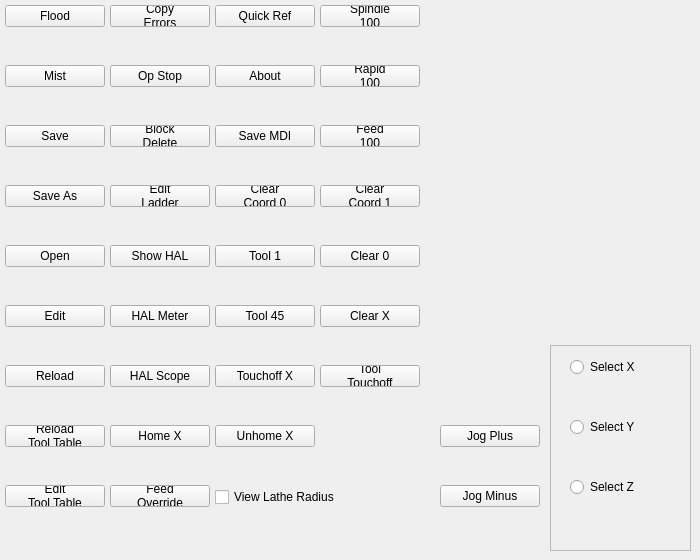
          <widget class="QWidget" name="tab_17">
           <attribute name="title">
            <string>Buttons</string>
           </attribute>
           <widget class="QPushButton" name="flood_pb">
            <property name="geometry">
             <rect>
              <x>5</x>
              <y>5</y>
              <width>100</width>
              <height>22</height>
             </rect>
            </property>
            <property name="minimumSize">
             <size>
              <width>100</width>
              <height>0</height>
             </size>
            </property>
            <property name="text">
             <string>Flood</string>
            </property>
            <property name="checkable">
             <bool>true</bool>
            </property>
           </widget>
           <widget class="QPushButton" name="mist_pb">
            <property name="geometry">
             <rect>
              <x>5</x>
              <y>65</y>
              <width>100</width>
              <height>22</height>
             </rect>
            </property>
            <property name="minimumSize">
             <size>
              <width>100</width>
              <height>0</height>
             </size>
            </property>
            <property name="text">
             <string>Mist</string>
            </property>
            <property name="checkable">
             <bool>true</bool>
            </property>
           </widget>
           <widget class="QPushButton" name="save_pb">
            <property name="geometry">
             <rect>
              <x>5</x>
              <y>125</y>
              <width>100</width>
              <height>22</height>
             </rect>
            </property>
            <property name="minimumSize">
             <size>
              <width>100</width>
              <height>0</height>
             </size>
            </property>
            <property name="text">
             <string>Save</string>
            </property>
           </widget>
           <widget class="QPushButton" name="save_as_pb">
            <property name="geometry">
             <rect>
              <x>5</x>
              <y>185</y>
              <width>100</width>
              <height>22</height>
             </rect>
            </property>
            <property name="minimumSize">
             <size>
              <width>100</width>
              <height>0</height>
             </size>
            </property>
            <property name="text">
             <string>Save As</string>
            </property>
           </widget>
           <widget class="QPushButton" name="edit_ladder_pb">
            <property name="geometry">
             <rect>
              <x>110</x>
              <y>185</y>
              <width>100</width>
              <height>22</height>
             </rect>
            </property>
            <property name="minimumSize">
             <size>
              <width>100</width>
              <height>0</height>
             </size>
            </property>
            <property name="text">
             <string>Edit
Ladder</string>
            </property>
           </widget>
           <widget class="QPushButton" name="edit_tool_table_pb">
            <property name="geometry">
             <rect>
              <x>5</x>
              <y>485</y>
              <width>100</width>
              <height>22</height>
             </rect>
            </property>
            <property name="minimumSize">
             <size>
              <width>100</width>
              <height>0</height>
             </size>
            </property>
            <property name="text">
             <string>Edit
Tool Table</string>
            </property>
           </widget>
           <widget class="QPushButton" name="about_pb">
            <property name="geometry">
             <rect>
              <x>215</x>
              <y>65</y>
              <width>100</width>
              <height>22</height>
             </rect>
            </property>
            <property name="minimumSize">
             <size>
              <width>100</width>
              <height>0</height>
             </size>
            </property>
            <property name="text">
             <string>About</string>
            </property>
           </widget>
           <widget class="QPushButton" name="copy_errors_pb">
            <property name="geometry">
             <rect>
              <x>110</x>
              <y>5</y>
              <width>100</width>
              <height>22</height>
             </rect>
            </property>
            <property name="minimumSize">
             <size>
              <width>100</width>
              <height>0</height>
             </size>
            </property>
            <property name="text">
             <string>Copy
Errors</string>
            </property>
           </widget>
           <widget class="QPushButton" name="reload_pb">
            <property name="geometry">
             <rect>
              <x>5</x>
              <y>365</y>
              <width>100</width>
              <height>22</height>
             </rect>
            </property>
            <property name="minimumSize">
             <size>
              <width>100</width>
              <height>0</height>
             </size>
            </property>
            <property name="text">
             <string>Reload</string>
            </property>
           </widget>
           <widget class="QPushButton" name="feed_override_pb">
            <property name="geometry">
             <rect>
              <x>110</x>
              <y>485</y>
              <width>100</width>
              <height>22</height>
             </rect>
            </property>
            <property name="minimumSize">
             <size>
              <width>100</width>
              <height>0</height>
             </size>
            </property>
            <property name="text">
             <string>Feed
Override</string>
            </property>
           </widget>
           <widget class="QPushButton" name="hal_meter_pb">
            <property name="geometry">
             <rect>
              <x>110</x>
              <y>305</y>
              <width>100</width>
              <height>22</height>
             </rect>
            </property>
            <property name="minimumSize">
             <size>
              <width>100</width>
              <height>0</height>
             </size>
            </property>
            <property name="text">
             <string>HAL Meter</string>
            </property>
           </widget>
           <widget class="QPushButton" name="show_hal_pb">
            <property name="geometry">
             <rect>
              <x>110</x>
              <y>245</y>
              <width>100</width>
              <height>22</height>
             </rect>
            </property>
            <property name="minimumSize">
             <size>
              <width>100</width>
              <height>0</height>
             </size>
            </property>
            <property name="text">
             <string>Show HAL</string>
            </property>
           </widget>
           <widget class="QPushButton" name="optional_stop_pb">
            <property name="geometry">
             <rect>
              <x>110</x>
              <y>65</y>
              <width>100</width>
              <height>22</height>
             </rect>
            </property>
            <property name="minimumSize">
             <size>
              <width>100</width>
              <height>0</height>
             </size>
            </property>
            <property name="text">
             <string>Op Stop</string>
            </property>
           </widget>
           <widget class="QPushButton" name="open_pb">
            <property name="geometry">
             <rect>
              <x>5</x>
              <y>245</y>
              <width>100</width>
              <height>22</height>
             </rect>
            </property>
            <property name="minimumSize">
             <size>
              <width>100</width>
              <height>0</height>
             </size>
            </property>
            <property name="text">
             <string>Open</string>
            </property>
           </widget>
           <widget class="QPushButton" name="reload_tool_table_pb">
            <property name="geometry">
             <rect>
              <x>5</x>
              <y>425</y>
              <width>100</width>
              <height>22</height>
             </rect>
            </property>
            <property name="minimumSize">
             <size>
              <width>100</width>
              <height>0</height>
             </size>
            </property>
            <property name="text">
             <string>Reload
Tool Table</string>
            </property>
           </widget>
           <widget class="QPushButton" name="block_delete_pb">
            <property name="geometry">
             <rect>
              <x>110</x>
              <y>125</y>
              <width>100</width>
              <height>22</height>
             </rect>
            </property>
            <property name="minimumSize">
             <size>
              <width>100</width>
              <height>0</height>
             </size>
            </property>
            <property name="text">
             <string>Block
Delete</string>
            </property>
           </widget>
           <widget class="QPushButton" name="hal_scope_pb">
            <property name="geometry">
             <rect>
              <x>110</x>
              <y>365</y>
              <width>100</width>
              <height>22</height>
             </rect>
            </property>
            <property name="minimumSize">
             <size>
              <width>100</width>
              <height>0</height>
             </size>
            </property>
            <property name="text">
             <string>HAL Scope</string>
            </property>
           </widget>
           <widget class="QPushButton" name="quick_reference_pb">
            <property name="geometry">
             <rect>
              <x>215</x>
              <y>5</y>
              <width>100</width>
              <height>22</height>
             </rect>
            </property>
            <property name="minimumSize">
             <size>
              <width>100</width>
              <height>0</height>
             </size>
            </property>
            <property name="text">
             <string>Quick Ref</string>
            </property>
           </widget>
           <widget class="QPushButton" name="edit_pb">
            <property name="geometry">
             <rect>
              <x>5</x>
              <y>305</y>
              <width>100</width>
              <height>22</height>
             </rect>
            </property>
            <property name="minimumSize">
             <size>
              <width>100</width>
              <height>0</height>
             </size>
            </property>
            <property name="text">
             <string>Edit</string>
            </property>
           </widget>
           <widget class="QPushButton" name="save_mdi_history_pb">
            <property name="geometry">
             <rect>
              <x>215</x>
              <y>125</y>
              <width>100</width>
              <height>22</height>
             </rect>
            </property>
            <property name="minimumSize">
             <size>
              <width>100</width>
              <height>0</height>
             </size>
            </property>
            <property name="text">
             <string>Save MDI</string>
            </property>
           </widget>
           <widget class="QPushButton" name="tool_touchoff_selected_pb">
            <property name="geometry">
             <rect>
              <x>320</x>
              <y>365</y>
              <width>100</width>
              <height>22</height>
             </rect>
            </property>
            <property name="minimumSize">
             <size>
              <width>100</width>
              <height>0</height>
             </size>
            </property>
            <property name="text">
             <string>Tool
Touchoff</string>
            </property>
           </widget>
           <widget class="QPushButton" name="tool_change_pb_1">
            <property name="geometry">
             <rect>
              <x>215</x>
              <y>245</y>
              <width>100</width>
              <height>22</height>
             </rect>
            </property>
            <property name="minimumSize">
             <size>
              <width>100</width>
              <height>0</height>
             </size>
            </property>
            <property name="text">
             <string>Tool 1</string>
            </property>
           </widget>
           <widget class="QPushButton" name="touchoff_pb_0">
            <property name="geometry">
             <rect>
              <x>215</x>
              <y>365</y>
              <width>100</width>
              <height>22</height>
             </rect>
            </property>
            <property name="minimumSize">
             <size>
              <width>100</width>
              <height>0</height>
             </size>
            </property>
            <property name="text">
             <string>Touchoff X</string>
            </property>
           </widget>
           <widget class="QPushButton" name="home_pb_0">
            <property name="geometry">
             <rect>
              <x>110</x>
              <y>425</y>
              <width>100</width>
              <height>22</height>
             </rect>
            </property>
            <property name="minimumSize">
             <size>
              <width>100</width>
              <height>0</height>
             </size>
            </property>
            <property name="text">
             <string>Home X</string>
            </property>
           </widget>
           <widget class="QPushButton" name="unhome_pb_0">
            <property name="geometry">
             <rect>
              <x>215</x>
              <y>425</y>
              <width>100</width>
              <height>22</height>
             </rect>
            </property>
            <property name="minimumSize">
             <size>
              <width>100</width>
              <height>0</height>
             </size>
            </property>
            <property name="text">
             <string>Unhome X</string>
            </property>
           </widget>
           <widget class="QPushButton" name="spindle_percent_100">
            <property name="geometry">
             <rect>
              <x>320</x>
              <y>5</y>
              <width>100</width>
              <height>22</height>
             </rect>
            </property>
            <property name="minimumSize">
             <size>
              <width>100</width>
              <height>0</height>
             </size>
            </property>
            <property name="text">
             <string>Spindle
100</string>
            </property>
           </widget>
           <widget class="QPushButton" name="feed_percent_100">
            <property name="geometry">
             <rect>
              <x>320</x>
              <y>125</y>
              <width>100</width>
              <height>22</height>
             </rect>
            </property>
            <property name="minimumSize">
             <size>
              <width>100</width>
              <height>0</height>
             </size>
            </property>
            <property name="text">
             <string>Feed
100</string>
            </property>
           </widget>
           <widget class="QPushButton" name="rapid_percent_100">
            <property name="geometry">
             <rect>
              <x>320</x>
              <y>65</y>
              <width>100</width>
              <height>22</height>
             </rect>
            </property>
            <property name="minimumSize">
             <size>
              <width>100</width>
              <height>0</height>
             </size>
            </property>
            <property name="text">
             <string>Rapid
100</string>
            </property>
           </widget>
           <widget class="QCheckBox" name="view_lathe_radius_cb">
            <property name="geometry">
             <rect>
              <x>215</x>
              <y>485</y>
              <width>196</width>
              <height>24</height>
             </rect>
            </property>
            <property name="text">
             <string>View Lathe Radius</string>
            </property>
           </widget>
           <widget class="QPushButton" name="clear_coord_0">
            <property name="geometry">
             <rect>
              <x>215</x>
              <y>185</y>
              <width>100</width>
              <height>22</height>
             </rect>
            </property>
            <property name="minimumSize">
             <size>
              <width>100</width>
              <height>0</height>
             </size>
            </property>
            <property name="text">
             <string>Clear
Coord 0</string>
            </property>
           </widget>
           <widget class="QPushButton" name="clear_coord_1">
            <property name="geometry">
             <rect>
              <x>320</x>
              <y>185</y>
              <width>100</width>
              <height>22</height>
             </rect>
            </property>
            <property name="minimumSize">
             <size>
              <width>100</width>
              <height>0</height>
             </size>
            </property>
            <property name="text">
             <string>Clear
Coord 1</string>
            </property>
           </widget>
           <widget class="QPushButton" name="clear_x_pb">
            <property name="geometry">
             <rect>
              <x>320</x>
              <y>245</y>
              <width>100</width>
              <height>22</height>
             </rect>
            </property>
            <property name="minimumSize">
             <size>
              <width>100</width>
              <height>0</height>
             </size>
            </property>
            <property name="text">
             <string>Clear 0</string>
            </property>
           </widget>
           <widget class="QPushButton" name="clear_x">
            <property name="geometry">
             <rect>
              <x>320</x>
              <y>305</y>
              <width>100</width>
              <height>22</height>
             </rect>
            </property>
            <property name="minimumSize">
             <size>
              <width>100</width>
              <height>0</height>
             </size>
            </property>
            <property name="text">
             <string>Clear X</string>
            </property>
           </widget>
           <widget class="QFrame" name="frame_2">
            <property name="geometry">
             <rect>
              <x>550</x>
              <y>345</y>
              <width>141</width>
              <height>206</height>
             </rect>
            </property>
            <property name="frameShape">
             <enum>QFrame::StyledPanel</enum>
            </property>
            <property name="frameShadow">
             <enum>QFrame::Raised</enum>
            </property>
            <widget class="QRadioButton" name="axis_select_0">
             <property name="geometry">
              <rect>
               <x>20</x>
               <y>10</y>
               <width>102</width>
               <height>24</height>
              </rect>
             </property>
             <property name="text">
              <string>Select X</string>
             </property>
            </widget>
            <widget class="QRadioButton" name="axis_select_1">
             <property name="geometry">
              <rect>
               <x>20</x>
               <y>70</y>
               <width>102</width>
               <height>24</height>
              </rect>
             </property>
             <property name="text">
              <string>Select Y</string>
             </property>
            </widget>
            <widget class="QRadioButton" name="axis_select_2">
             <property name="geometry">
              <rect>
               <x>20</x>
               <y>130</y>
               <width>102</width>
               <height>24</height>
              </rect>
             </property>
             <property name="text">
              <string>Select Z</string>
             </property>
            </widget>
           </widget>
           <widget class="QPushButton" name="jog_selected_plus">
            <property name="geometry">
             <rect>
              <x>440</x>
              <y>425</y>
              <width>100</width>
              <height>22</height>
             </rect>
            </property>
            <property name="minimumSize">
             <size>
              <width>100</width>
              <height>0</height>
             </size>
            </property>
            <property name="text">
             <string>Jog Plus</string>
            </property>
           </widget>
           <widget class="QPushButton" name="jog_selected_minus">
            <property name="geometry">
             <rect>
              <x>440</x>
              <y>485</y>
              <width>100</width>
              <height>22</height>
             </rect>
            </property>
            <property name="minimumSize">
             <size>
              <width>100</width>
              <height>0</height>
             </size>
            </property>
            <property name="text">
             <string>Jog Minus</string>
            </property>
           </widget>
           <widget class="QPushButton" name="tool_change_pb_45">
            <property name="geometry">
             <rect>
              <x>215</x>
              <y>305</y>
              <width>100</width>
              <height>22</height>
             </rect>
            </property>
            <property name="minimumSize">
             <size>
              <width>100</width>
              <height>0</height>
             </size>
            </property>
            <property name="text">
             <string>Tool 45</string>
            </property>
           </widget>
          </widget>
